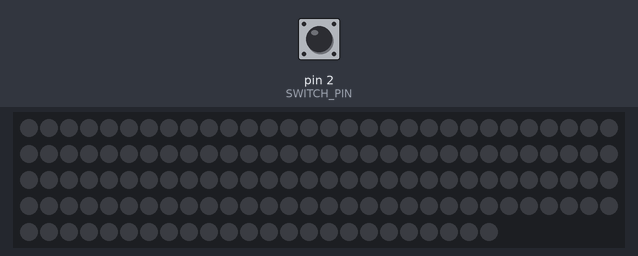
The sketch below on a simulated Arduino Uno, built with avr-gcc and run on an emulated ATmega328P. Shown: 144 RGB LEDs in strip order, left to right, continuing on the next row. The test bench sets the inputs (shaded band); at power-on: pin 2 (SWITCH_PIN) HIGH.

Above: at 1.2 s.
1.3 s: pin 2 (SWITCH_PIN) pulled LOW for 0.15 s
At 1.81 s:
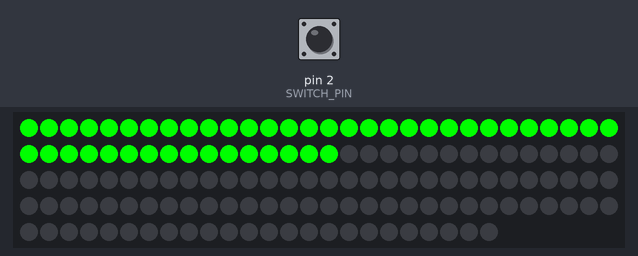
6.7 s: pin 2 (SWITCH_PIN) pulled LOW for 1 s
At 7.2 s:
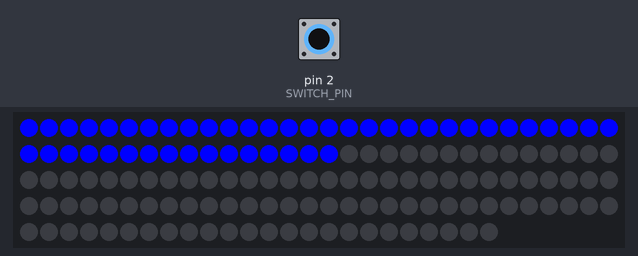
9.2 s: pin 2 (SWITCH_PIN) pulled LOW for 0.15 s
At 9.69 s:
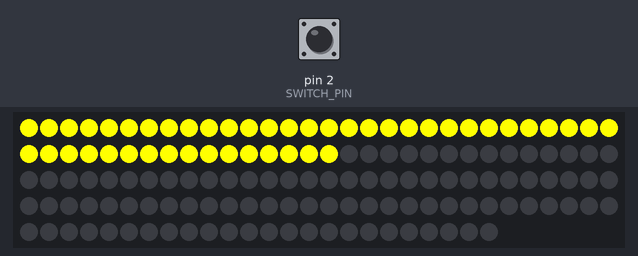
9.9 s: pin 2 (SWITCH_PIN) pulsed LOW 5 times (0.12 s each, 0.3 s apart)
At 11.13 s:
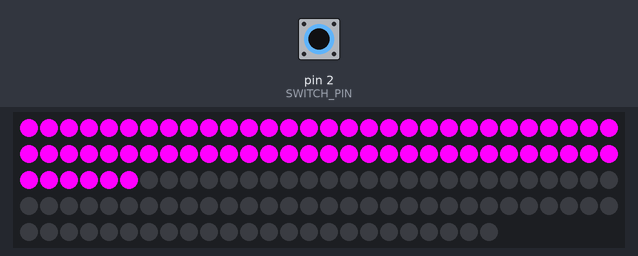
13.0 s: pin 2 (SWITCH_PIN) pulled LOW for 0.15 s
At 13.48 s:
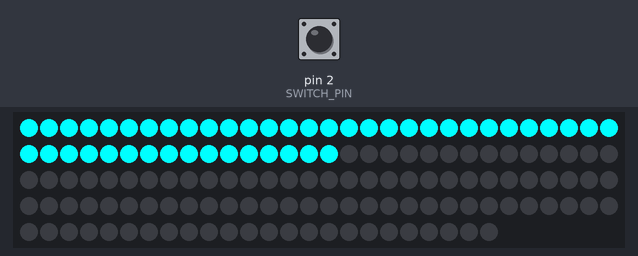
Timing chart, 0 to 14.7 s (numbered marks = the images above; inputs shaded):
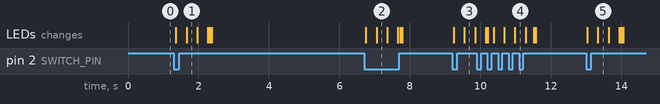

The sketch:

main.ino
```cpp
#include <Adafruit_NeoPixel.h>

#define NUM_LEDS 144
#define DATA_PIN 5
#define SWITCH_PIN 2
#define BRIGHTNESS 255

Adafruit_NeoPixel strip(NUM_LEDS, DATA_PIN, NEO_GRB + NEO_KHZ800);

bool switchState = HIGH;
bool lastSwitchState = HIGH;

int colorIndex = 0;

uint32_t colors[] = {
  strip.Color(255, 0, 0),      // Red
  strip.Color(0, 255, 0),      // Green
  strip.Color(0, 0, 255),      // Blue
  strip.Color(255, 255, 0),    // Yellow
  strip.Color(255, 0, 255),    // Magenta
  strip.Color(0, 255, 255),    // Cyan
  strip.Color(255, 255, 255),  // White
};

int numColors = sizeof(colors) / sizeof(colors[0]);

void setup() {
  strip.begin();
  strip.setBrightness(BRIGHTNESS);
  strip.show();

  pinMode(SWITCH_PIN, INPUT_PULLUP);
}

void loop() {
  switchState = digitalRead(SWITCH_PIN);

  if (switchState == LOW && lastSwitchState == HIGH) {
    colorIndex = (colorIndex + 1) % numColors;

    runningAnimation(colors[colorIndex]);
  }

  if (switchState == HIGH) {
    strip.clear();
    strip.show();
  }

  lastSwitchState = switchState;

  delay(50);
}

void runningAnimation(uint32_t color) {
  strip.clear();

  for (int i = 0; i < strip.numPixels(); i++) {
    strip.setPixelColor(i, color);
    strip.show();
    delay(1);
  }
}
```

Measured:
- after the input at 1.3 s, the LEDs: first change after 0.06 s (image 1 shows a later state)
- after the input at 6.7 s, the LEDs: first change after 0.05 s (image 2 shows a later state)
- after the input at 9.2 s, the LEDs: first change at once (image 3 shows a later state)
- after the input at 13.0 s, the LEDs: first change at once (image 5 shows a later state)
